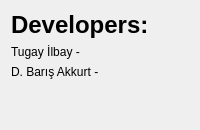
       <widget class="QWidget" name="tab_2">
        <attribute name="title">
         <string>Credits</string>
        </attribute>
        <layout class="QGridLayout" name="gridLayout_4">
         <item row="0" column="0">
          <layout class="QVBoxLayout" name="verticalLayout_5">
           <item>
            <widget class="QLabel" name="label_3">
             <property name="text">
              <string>&lt;html&gt;&lt;head/&gt;&lt;body&gt;&lt;p&gt;&lt;span style=&quot; font-size:18pt; font-weight:600;&quot;&gt;Developers:&lt;/span&gt;&lt;/p&gt;&lt;/body&gt;&lt;/html&gt;</string>
             </property>
            </widget>
           </item>
           <item>
            <layout class="QVBoxLayout" name="verticalLayout_4">
             <item>
              <widget class="QLabel" name="label_4">
               <property name="text">
                <string>Tugay İlbay - &lt;ilbay@itu.edu.tr&gt;</string>
               </property>
              </widget>
             </item>
             <item>
              <widget class="QLabel" name="label_5">
               <property name="text">
                <string>D. Barış Akkurt - &lt;akkurtd@itu.edu.tr&gt;</string>
               </property>
              </widget>
             </item>
             <item>
              <spacer name="verticalSpacer_2">
               <property name="orientation">
                <enum>Qt::Vertical</enum>
               </property>
               <property name="sizeHint" stdset="0">
                <size>
                 <width>20</width>
                 <height>40</height>
                </size>
               </property>
              </spacer>
             </item>
            </layout>
           </item>
          </layout>
         </item>
        </layout>
       </widget>
